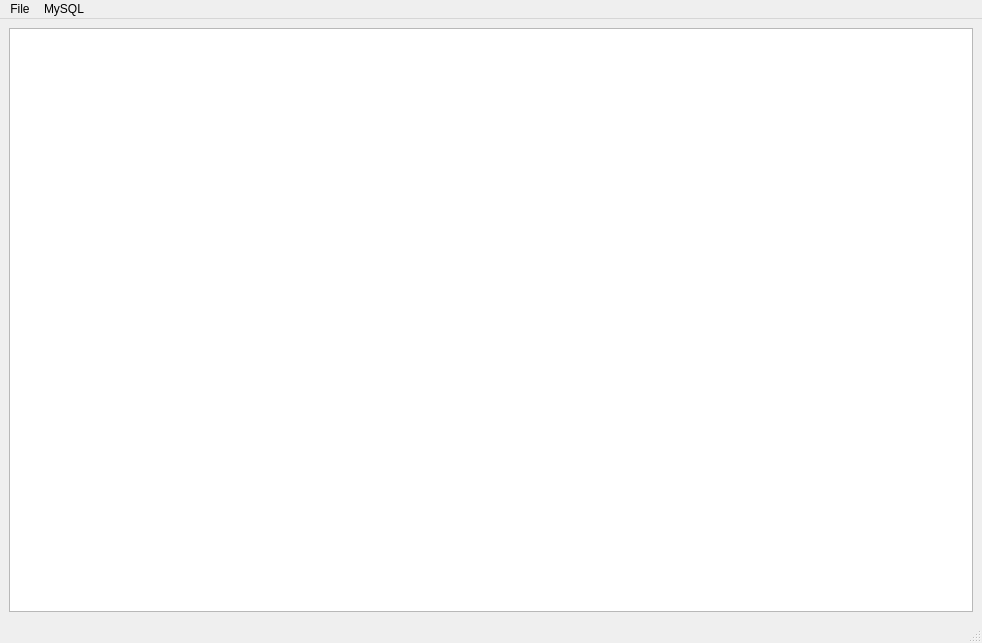
<?xml version="1.0" encoding="UTF-8"?>
<ui version="4.0">
 <class>MainWindow</class>
 <widget class="QMainWindow" name="MainWindow">
  <property name="geometry">
   <rect>
    <x>0</x>
    <y>0</y>
    <width>982</width>
    <height>643</height>
   </rect>
  </property>
  <property name="windowTitle">
   <string>QMySqlConnector Tester</string>
  </property>
  <widget class="QWidget" name="centralwidget">
   <layout class="QGridLayout" name="gridLayout">
    <item row="0" column="0">
     <widget class="QTableWidget" name="tableWidget"/>
    </item>
   </layout>
  </widget>
  <widget class="QMenuBar" name="menubar">
   <property name="geometry">
    <rect>
     <x>0</x>
     <y>0</y>
     <width>982</width>
     <height>22</height>
    </rect>
   </property>
   <widget class="QMenu" name="menuFile">
    <property name="title">
     <string>File</string>
    </property>
    <addaction name="actionClose"/>
   </widget>
   <widget class="QMenu" name="menuMySQL">
    <property name="title">
     <string>MySQL</string>
    </property>
    <addaction name="actionConnect"/>
    <addaction name="actionRead_MySQL"/>
   </widget>
   <addaction name="menuFile"/>
   <addaction name="menuMySQL"/>
  </widget>
  <widget class="QStatusBar" name="statusbar"/>
  <action name="actionClose">
   <property name="text">
    <string>Close</string>
   </property>
  </action>
  <action name="actionConnect">
   <property name="text">
    <string>Connect</string>
   </property>
  </action>
  <action name="actionRead_MySQL">
   <property name="text">
    <string>Read MySQL</string>
   </property>
  </action>
 </widget>
 <resources/>
 <connections/>
</ui>
